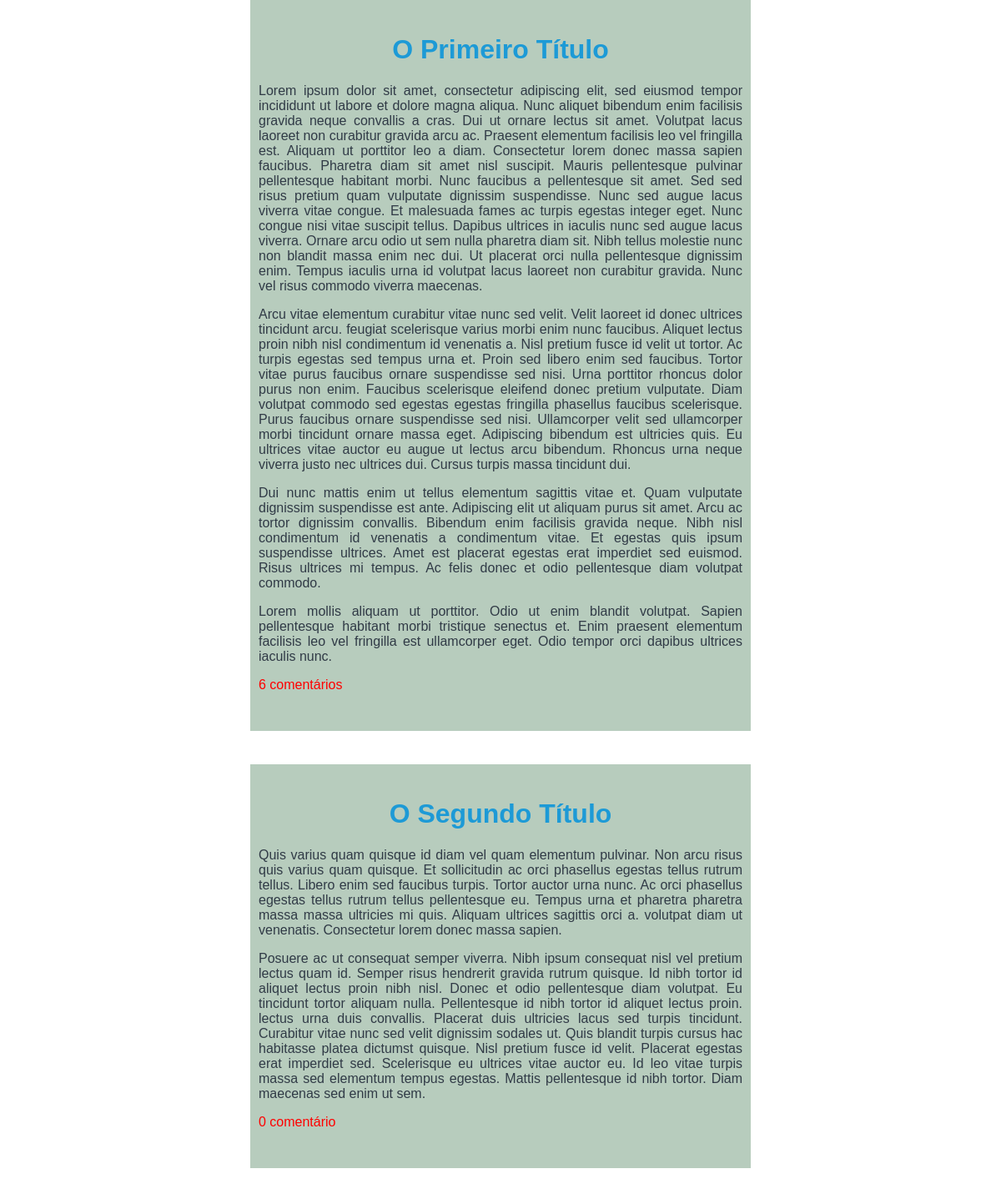
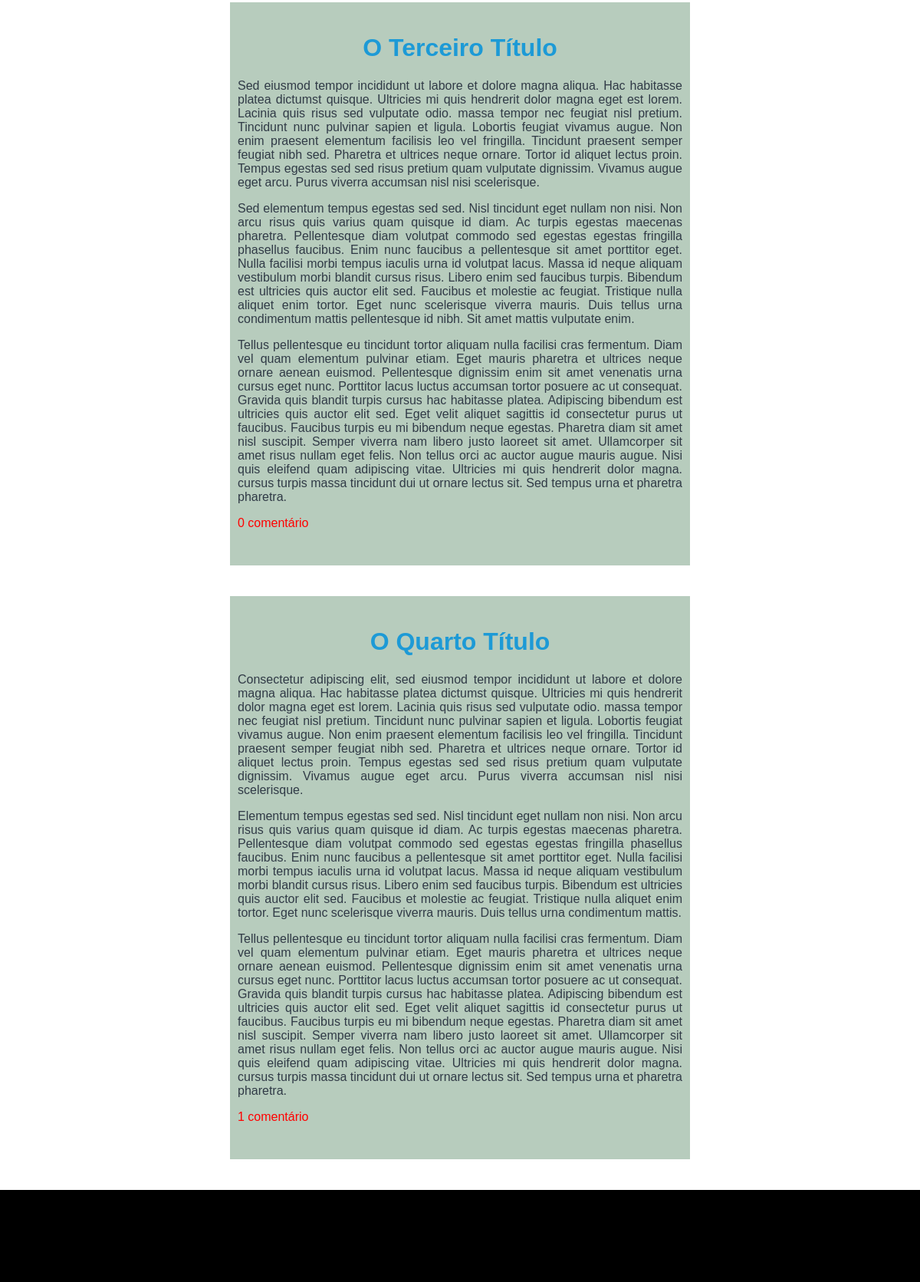
The page / on the database its author committed (2 pictures, top to bottom).
### tables this page shows
CREATE TABLE IF NOT EXISTS `artigos` (
	`id` INT(11) NOT NULL AUTO_INCREMENT,
	`title` VARCHAR(120) NOT NULL COLLATE 'latin1_swedish_ci',
	`text_post` TEXT(65535) NOT NULL COLLATE 'latin1_swedish_ci',
	PRIMARY KEY (`id`) USING BTREE
)
COLLATE='latin1_swedish_ci';

### model.php (called while the page is built, shortened)
<?php
include 'connect.php';
	function select_all($table) {
		global $pdo;
		$sql = "SELECT * FROM {$table}";
		$sql = $pdo->query($sql);
		if($sql->rowCount() > 0) {
			return $sql->fetchAll();
		} else {
			return false;
		}
	}
	function count_comments($id_post) {
		global $pdo;
		$sql = "SELECT count(id) as qt FROM comments WHERE id_post = :id_post";
		$sql = $pdo->prepare($sql);
		$sql->bindValue(":id_post", $id_post);
		$sql->execute();
		if($sql->rowCount() > 0) {
			$quant = $sql->fetch();
			return $quant['qt'];
		} else {
			return false;
		}
	}
?>

### index.php (the view)
<?php
include 'views/header.php';
include 'model.php';
$dados = select_all('artigos');
?>
	<center>
		<?php foreach($dados as $values) : ?>
			<div class="container">
				<h1><a href="post.php?id=<?php echo $values['id']; ?>"><?php echo $values['title']; ?></a></h1>
				<p><?php echo $values['text_post']; ?></p>
				<p><?php
					if(count_comments($values['id'])) {
						$qt = count_comments($values['id']);
						if($qt == 1) {
							echo "<p class='color_comment'>$qt comentário</p>";
						} else {
							echo "<p class='color_comment'>$qt comentários</p>";
						}
					} else {
						echo "<p class='color_comment'>0 comentário</p>";
					}
				?></p>
			</div>
		<?php endforeach; ?>
	</center>
<?php include 'views/footer.php'; ?>

### css/style.css (style rules this page uses)
body { padding:0px; margin:0px; font-family: 'arial'; }
h1 { text-align: center; }
a { color:#1d9ad6; text-decoration: none; }
.container { width: 580px; padding-left: 10px; padding-right: 10px; padding-top: 20px; padding-bottom: 30px; text-align: justify; margin-bottom: 40px; color:#303a46; background-color: #b7ccbd; }
.color_comment { color: red; }

### rows shown on the page
artigos: title "O Primeiro Título", text_post "Lorem ipsum dolor sit amet, consectetur adipiscing elit, sed eiusmod tempor incididunt ut labore et dolore magna aliqua. Nunc aliquet bibendum enim facilisis gravida neque convallis a cras. Dui ut ornare lectus sit amet. Volutpat lacus laoreet non curabitur gravida arcu ac. Praesent elementum facilisis leo vel fringilla est. Aliquam ut porttitor leo a diam. Consectetur lorem donec massa sapien faucibus. Pharetra diam sit amet nisl suscipit. Mauris pellentesque pulvinar pellentesque habitant morbi. Nunc faucibus a pellentesque sit amet. Sed sed risus pretium quam vulputate dignissim suspendisse. Nunc sed augue lacus viverra vitae congue. Et malesuada fames ac turpis egestas integer eget.…", qt "6"
artigos: title "O Segundo Título", text_post "Quis varius quam quisque id diam vel quam elementum pulvinar. Non arcu risus quis varius quam quisque. Et sollicitudin ac orci phasellus egestas tellus rutrum tellus. Libero enim sed faucibus turpis. Tortor auctor urna nunc. Ac orci phasellus egestas tellus rutrum tellus pellentesque eu. Tempus urna et pharetra pharetra massa massa ultricies mi quis. Aliquam ultrices sagittis orci a. volutpat diam ut venenatis. Consectetur lorem donec massa sapien. Posuere ac ut consequat semper viverra. Nibh ipsum consequat nisl vel pretium lectus quam id. Semper risus hendrerit gravida rutrum quisque. Id nibh tortor id aliquet lectus proin nibh nisl. Donec et odio pellentesque diam volutpat. Eu tincidunt…", shows "0 comentário"
artigos: title "O Terceiro Título", text_post "Sed eiusmod tempor incididunt ut labore et dolore magna aliqua. Hac habitasse platea dictumst quisque. Ultricies mi quis hendrerit dolor magna eget est lorem. Lacinia quis risus sed vulputate odio. massa tempor nec feugiat nisl pretium. Tincidunt nunc pulvinar sapien et ligula. Lobortis feugiat vivamus augue. Non enim praesent elementum facilisis leo vel fringilla. Tincidunt praesent semper feugiat nibh sed. Pharetra et ultrices neque ornare. Tortor id aliquet lectus proin. Tempus egestas sed sed risus pretium quam vulputate dignissim. Vivamus augue eget arcu. Purus viverra accumsan nisl nisi scelerisque. Sed elementum tempus egestas sed sed. Nisl tincidunt eget nullam non nisi. Non arcu…", shows "0 comentário"
artigos: title "O Quarto Título", text_post "Consectetur adipiscing elit, sed eiusmod tempor incididunt ut labore et dolore magna aliqua. Hac habitasse platea dictumst quisque. Ultricies mi quis hendrerit dolor magna eget est lorem. Lacinia quis risus sed vulputate odio. massa tempor nec feugiat nisl pretium. Tincidunt nunc pulvinar sapien et ligula. Lobortis feugiat vivamus augue. Non enim praesent elementum facilisis leo vel fringilla. Tincidunt praesent semper feugiat nibh sed. Pharetra et ultrices neque ornare. Tortor id aliquet lectus proin. Tempus egestas sed sed risus pretium quam vulputate dignissim. Vivamus augue eget arcu. Purus viverra accumsan nisl nisi scelerisque. Elementum tempus egestas sed sed. Nisl tincidunt eget…", qt "1"
